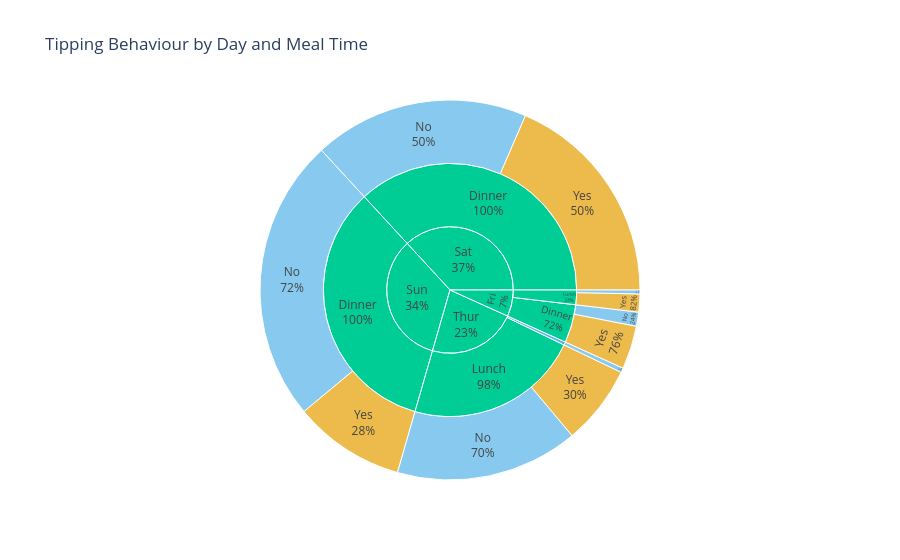

Notebook cell for this chart:
### Markdown cell above
## Task 2 — Sunburst: tipping behaviour by day and meal time

**What to build:** A sunburst chart using the built-in `tips` dataset showing how **total bill amount** is distributed across day → time → smoker status.

**Requirements:**
- Load tips with `px.data.tips()`
- Aggregate **total bill** (sum of `total_bill`) per group — not count
- Hierarchy: `path=['day', 'time', 'smoker']`
- Colour encodes smoker status with a CVD-safe blue/orange palette
- Grey out parent nodes (day and time level)
- Use `percent parent` for text labels
- Insight title describing where the most spending happens

> 💡 `tips.groupby(['day', 'time', 'smoker'])['total_bill'].sum().reset_index()`

### Code cell
import plotly.express as px


tips = px.data.tips()


tips_sum = tips.groupby(['day', 'time', 'smoker'])['total_bill'].sum().reset_index()


fig = px.sunburst(
    tips_sum,
    path=['day', 'time', 'smoker'],       
    values='total_bill',                  
    color='smoker',                       
    color_discrete_map={'Yes': '#E69F00', 'No': '#56B4E9'},  
    title='Tipping Behaviour by Day and Meal Time'
)


fig.update_traces(root_color='lightgrey')


fig.update_traces(textinfo='label+percent parent')


fig.show()

most_spending = (
    tips_sum.groupby(['day', 'time'])['total_bill'].sum().idxmax()
)
print(f"Most spending happens on {most_spending[0]} during {most_spending[1]}.")

### Figure 1 — Plotly figure (JSON) as saved in the notebook; plotly's stock layout.template omitted (floating-point values rounded to 4 significant figures)
{"data": [{"branchvalues": "total", "customdata": [["(?)"], ["(?)"], ["(?)"], ["(?)"], ["(?)"], ["(?)"], ["(?)"], ["(?)"], ["(?)"], ["No"], ["No"], ["No"], ["No"], ["No"], ["No"], ["No"], ["Yes"], ["Yes"], ["Yes"], ["Yes"], ["Yes"]], "domain": {"x": [0, 1], "y": [0, 1]}, "hovertemplate": "labels=%{label}<br>total_bill=%{value}<br>parent=%{parent}<br>id=%{id}<br>smoker=%{customdata[0]}<extra></extra>", "ids": ["Thur", "Sat", "Fri", "Thur/Lunch", "Sun/Dinner", "Sat/Dinner", "Fri/Lunch", "Fri/Dinner", "Sun", "Thur/Dinner", "Fri/Dinner/No", "Thur/Dinner/No", "Sun/Dinner/No", "Sat/Dinner/No", "Fri/Lunch/No", "Thur/Lunch/No", "Sun/Dinner/Yes", "Sat/Dinner/Yes", "Fri/Lunch/Yes", "Fri/Dinner/Yes", "Thur/Lunch/Yes"], "labels": ["Thur", "Sat", "Fri", "Lunch", "Dinner", "Dinner", "Lunch", "Dinner", "Sun", "Dinner", "No", "No", "No", "No", "No", "No", "Yes", "Yes", "Yes", "Yes", "Yes"], "marker": {"colors": ["#00cc96", "#00cc96", "#00cc96", "#00cc96", "#00cc96", "#00cc96", "#00cc96", "#00cc96", "#00cc96", "#56B4E9", "#56B4E9", "#56B4E9", "#56B4E9", "#56B4E9", "#56B4E9", "#56B4E9", "#E69F00", "#E69F00", "#E69F00", "#E69F00", "#E69F00"]}, "name": "", "parents": ["", "", "", "Thur", "Sun", "Sat", "Fri", "Fri", "", "Thur", "Fri/Dinner", "Thur/Dinner", "Sun/Dinner", "Sat/Dinner", "Fri/Lunch", "Thur/Lunch", "Sun/Dinner", "Sat/Dinner", "Fri/Lunch", "Fri/Dinner", "Thur/Lunch"], "root": {"color": "lightgrey"}, "textinfo": "label+percent parent", "type": "sunburst", "values": [1096.0, 1778.0, 325.9, 1078.0, 1627.0, 1778.0, 89.92, 236.0, 1627.0, 18.78, 57.7, 18.78, 1169.0, 884.8, 15.98, 751.3, 458.3, 893.6, 73.94, 178.3, 326.2]}], "layout": {"legend": {"tracegroupgap": 0}, "title": {"text": "Tipping Behaviour by Day and Meal Time"}}}
